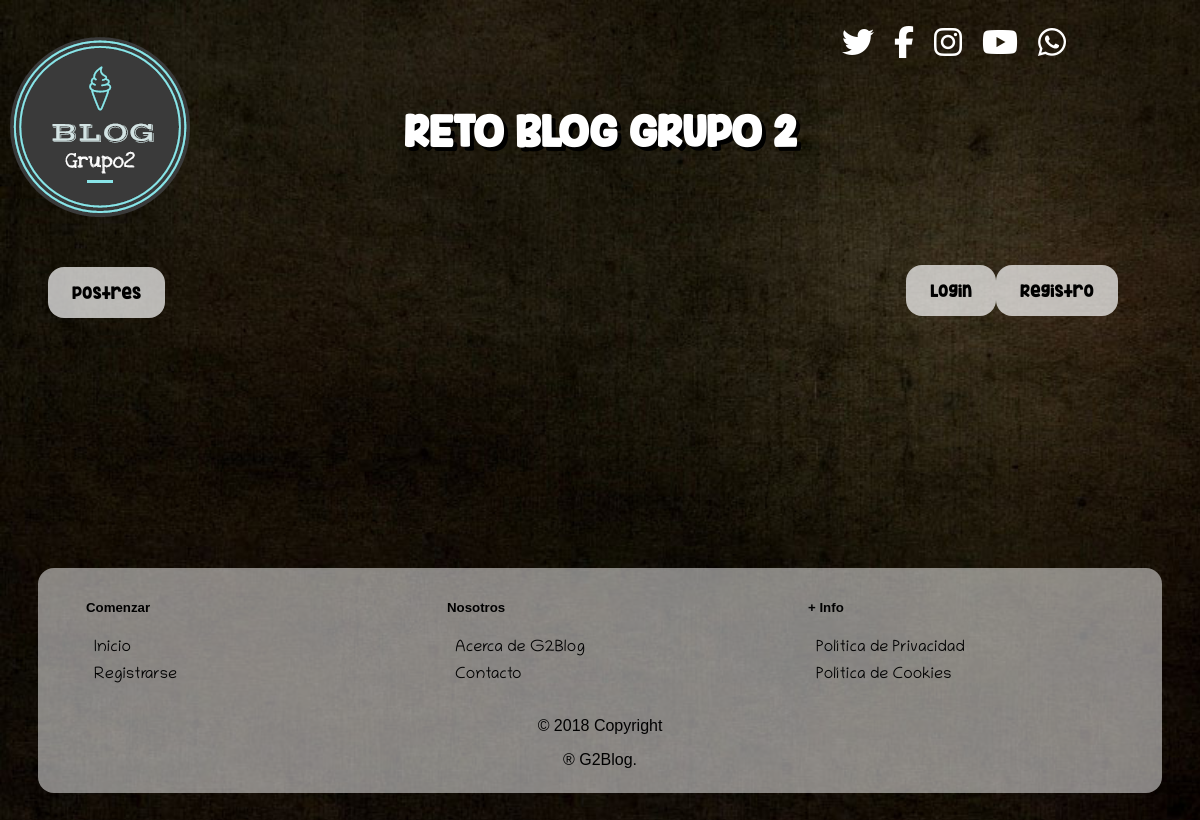
The page /mostrarEntrada.php?var=Pastel Tres Leches on the database as committed earlier.
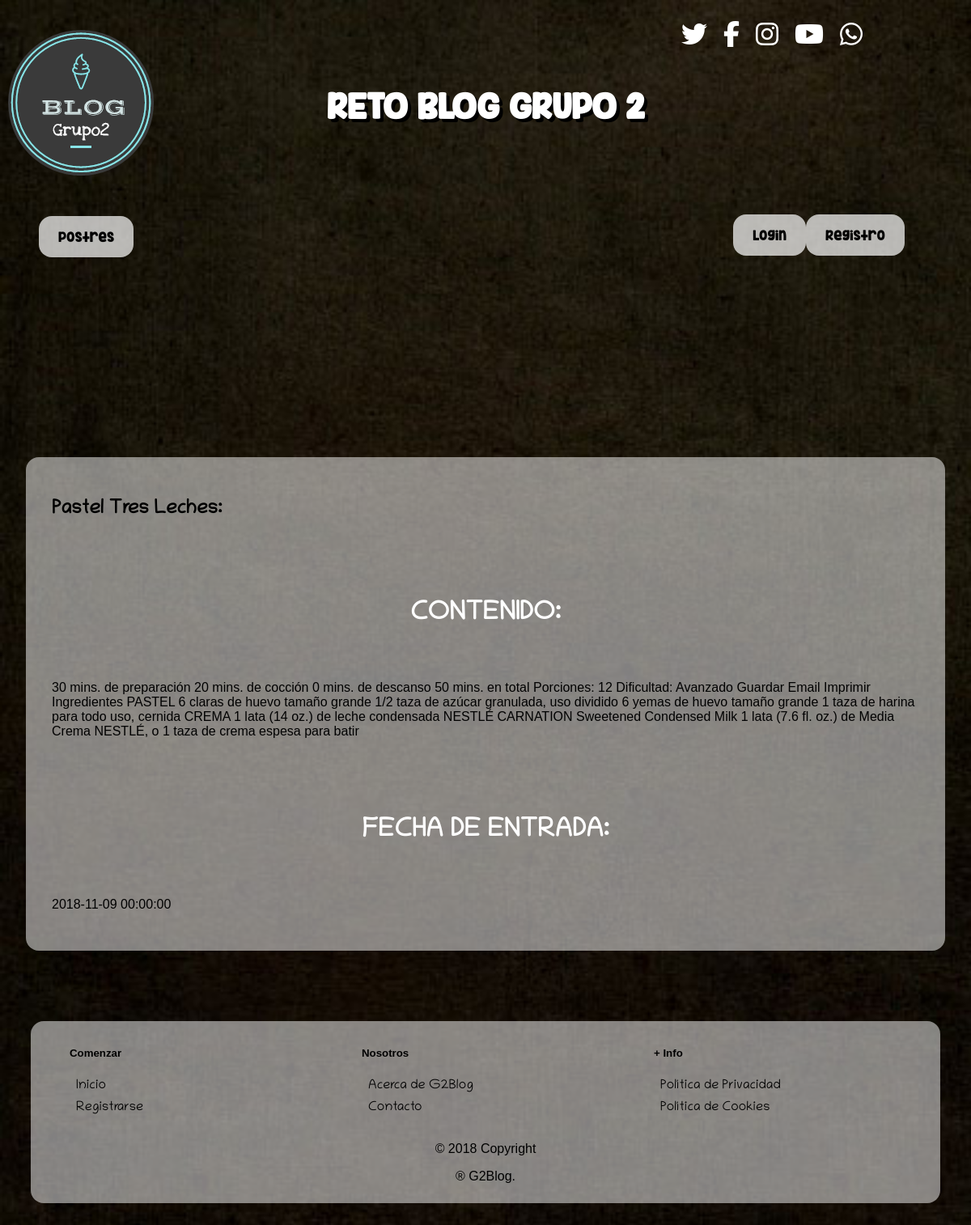
The same page on the database as committed later.
### tables this page shows
CREATE TABLE `entrada` (
  `titulo` varchar(30) NOT NULL,
  `contenido` longtext NOT NULL,
  `fecha_entrada` datetime DEFAULT CURRENT_TIMESTAMP
);

### mostrarEntrada.php (the view, shortened to what this page needs)
<?
	include 'conexion.php';
	try {
	if(isset($_GET['var']) && $_GET['var'] !== ''){
		$titulo = $_GET['var'];
	  } else {
		echo "failed";
	  }
		if (isset($usuario)){
			if ($usuario!='admin'){
				$sentencia1=$db->prepare("SELECT entrada.titulo 'et' , entrada.contenido 'ec', entrada.fecha_entrada 'ef' FROM entrada  WHERE entrada.titulo='$titulo'");
				$sentencia1->execute();
				$sentencia2=$db->prepare("SELECT comentario.contenido 'cc', comentario.fecha 'cf' FROM comentario  WHERE comentario.titulo_entrada='$titulo' AND comentario.usuario_comentario='$usuario'");
				$sentencia2->execute();
				require_once('menuUsuario.php');
				echo "<div><section>";
			foreach($sentencia1 as $entrada1){
				echo '<br><article id="entrada"><h2>'.$titulo.':</h2><br><h3>Contenido:</h3><br><p>'.$entrada1['ec'].'</p><br><h3>Fecha de entrada:</h3><br><p>'.$entrada1['ef'].'</p><button onclick="mostrarComentarios()">  INSERTAR COMENTARIO </button></article><br>';
			}
			foreach($sentencia2 as $entrada2){
				echo '<article id="comentario"><h2>Comentario:</h2><br><h3>Contenido:</h3><br><p>'.$entrada2['cc'].'</p><br><h3>Fecha de comentario:</h3><br><p>'.$entrada2['cf'].'</p></article>';
			}
			echo "</section></div>";
			}
		}else{
			$sentencia1=$db->prepare("SELECT entrada.titulo 'et' , entrada.contenido 'ec', entrada.fecha_entrada 'ef' FROM entrada  WHERE entrada.titulo='$titulo'");
			$sentencia1->execute();
			include('menuInvitado.php');
			echo "<div><section>";
			foreach($sentencia1 as $entrada1){
				echo '<br><article id="entrada"><h2>'.$titulo.':</h2><br><h3>Contenido:</h3><br><p>'.$entrada1['ec'].'</p><br><h3>Fecha de entrada:</h3><br><p>'.$entrada1['ef'].'</p></article><br>';
			}
			echo "</section></div>";
		}
	} catch(PDOException $e) {
	  echo 'Error: ' . $e->getMessage();
	}
?>

Rows that differ between the two databases and show on the page:
added entrada: contenido "30 mins. de preparación 20 mins. de cocción 0 mins. de descanso 50 mins. en total Porciones: 12 Dificultad: Avanzado Guardar Email Imprimir Ingredientes PASTEL 6 claras de huevo tamaño grande 1/2 taza de azúcar granulada, uso dividido 6 yemas de huevo tamaño grande 1 taza de harina para todo uso, cernida CREMA 1 lata (14 oz.) de leche condensada NESTLÉ CARNATION Sweetened Condensed Milk 1 lata (7.6 fl. oz.) de Media Crema NESTLÉ, o 1 taza de crema espesa para batir", fecha_entrada "2018-11-09 00:00:00"
